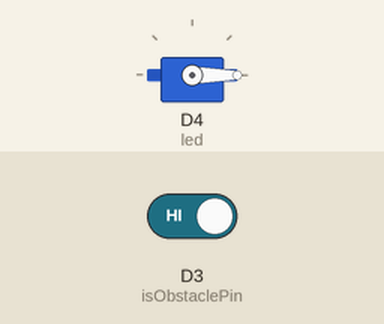
Simulated run of this sketch. Board: ESP8266 (NodeMCU). Shown: servo. The inputs (shaded band) are chosen by the test bench; at power-on: D3 (isObstaclePin) HIGH. What the sketch prints to the serial monitor is not drawn.

Above: at 1.2 s.
1.3 s: D3 (isObstaclePin) driven LOW
At 1.55 s:
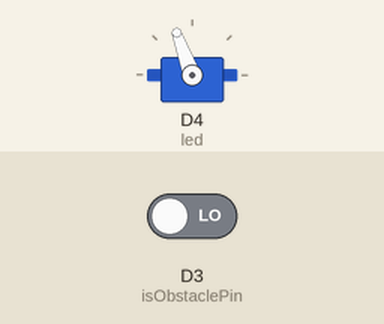
4.3 s: D3 (isObstaclePin) driven HIGH
At 5.4 s:
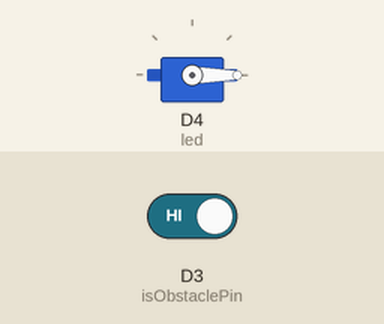
Timing chart, 0 to 7.3 s (numbered marks = the images above; inputs shaded):
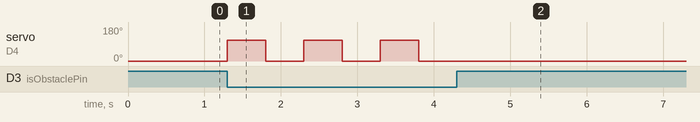

The sketch:

esp_servo.ino
```cpp
#include <Servo.h>

Servo servo;

int isObstaclePin = D3;  // This is our input pin
int isObstacle = HIGH;  // HIGH MEANS NO OBSTACLE
int led = 2;

void setup() {
  servo.attach(D4); //D4
  servo.write(0);
  Serial.begin(115200); // Communication speed
  pinMode(led, OUTPUT);
  pinMode(isObstaclePin, INPUT);
}

void loop() {
  isObstacle = digitalRead(isObstaclePin);
  if (isObstacle == LOW)
  {
    Serial.println("OBSTACLE!!, OBSTACLE!!");
    digitalWrite(led, HIGH);
    servo.write(110);
    delay(500);
    servo.write(0);
    delay(500);
  }
  else
  {
    Serial.println("clear");
    digitalWrite(led, LOW);
  }
}
```

Measured:
- after the input at 1.3 s, servo on D4 (led): alternates 110° for 0.50 s and 0° for 0.50 s, starting at once
- after the input at 4.3 s, servo on D4 (led): stops changing and stays 0°
